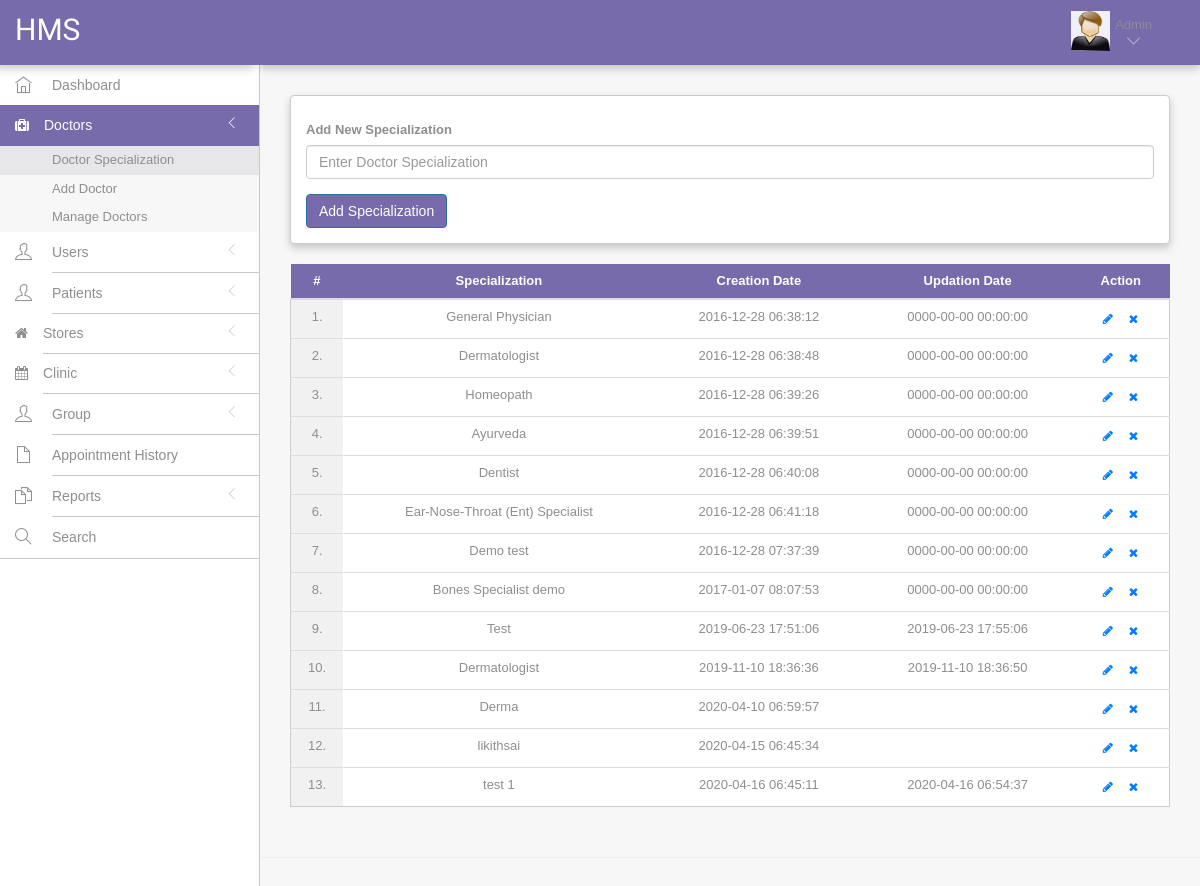
Screenshot of /hms/admin/dashboard.php?page=doctorSpecialization with the database file from the repository.
### tables this page shows
CREATE TABLE IF NOT EXISTS `doctorspecilization` (
  `id` int(11) NOT NULL AUTO_INCREMENT,
  `specilization` varchar(255) DEFAULT NULL,
  `creationDate` timestamp NULL DEFAULT CURRENT_TIMESTAMP,
  `updationDate` timestamp NULL DEFAULT NULL ON UPDATE CURRENT_TIMESTAMP,
  PRIMARY KEY (`id`)
);

### hms/admin/include/page/doctorSpecialization.php (the view, shortened to what this page needs)
<?php
    include('../../include/config.php');
?>
<div class="row">
	<div class="col-md-12">
		<div class="row">
			<div class="col-lg-12 col-md-12">
				<div class="panel panel-white no-radius box-shadow" style="border: 1px solid #ccc;">
					<div class="panel-body">
						<form role="form" name="dcotorspcl" method="post">
							<div class="form-group">
								<label for="exampleInputEmail1">Add New Specialization</label>
							    <input type="text" name="doctorspecilization" class="form-control"  placeholder="Enter Doctor Specialization">
							</div>
                            <button type="submit" name="submit" class="btn btn-o btn-primary btn-purple">Add Specialization</button>
						</form>
					</div>
				</div>
			</div>
		</div>
	</div>
</div>
<div class="row">
	<div class="col-md-12">
		<table class="table table-hover table-striped" id="sample-table-1">
			<thead>
				<tr>
					<th class="text-center" style="background: #776bab; color: white;">#</th>
				    <th class="text-center" style="background: #776bab; color: white;">Specialization</th>
				    <th class="text-center" style="background: #776bab; color: white;">Creation Date</th>
					<th class="text-center" style="background: #776bab; color: white;">Updation Date</th>
					<th class="text-center" style="background: #776bab; color: white;">Action</th>
				</tr>
			</thead>
            <tbody>
            <?php
                $sql=mysqli_query($con,"select * from doctorSpecilization");
                $cnt=1;
                while($row=mysqli_fetch_array($sql)) {
            ?>
				<tr style = "background: white !important; border: 1px solid #ccc;">
					<td class="text-center" style="background: #f1f1f1 !important;"><?php echo $cnt;?>.</td>
					<td class="text-center"><?php echo $row['specilization'];?></td>
					<td class="text-center"><?php echo $row['creationDate'];?></td>
					<td class="text-center"><?php echo $row['updationDate'];?></td>
					<td class="text-center">
						<div class="visible-md visible-lg hidden-sm hidden-xs">
							<a href="dashboard.php?page=editDoctorSpecialization&id=<?php echo $row['id'];?>" class="btn btn-transparent btn-xs" tooltip-placement="top" tooltip="Edit"><i class="fa fa-pencil"></i></a>
                            <a href="dashboard.php?page=doctorSpecialization&id=<?php echo $row['id']?>&del=delete" onClick="return confirm('Are you sure you want to delete?')"class="btn btn-transparent btn-xs tooltips" tooltip-placement="top" tooltip="Remove"><i class="fa fa-times fa fa-white"></i></a>
						</div>
                    </td>
				</tr>
                <?php
                    $cnt=$cnt+1;
                }
                ?>
			</tbody>
		</table>
	</div>
</div>

### hms/assets/css/styles.css (style rules this page uses)
html, body { height: 100%; width: 100%; }
html { font-size: 100%; }
body { color: #8e8e93; direction: ltr; overflow-x: hidden; height: 100%; font-family: Helvetica, Arial, sans-serif; font-size: 13px; padding: 0; margin: 0; background: #f7f7f8; -webkit-font-smoothing: antialiased !important; }
.btn-purple { background: #776bab !important; color: #fff !important; }
a, a:focus, a:hover, a:active { outline: 0 !important; text-decoration: none !important; cursor: pointer; }
button { outline: 0 !important; }
a { color: #007AFF; }
.box-shadow { box-shadow: 0 4px 8px 0 rgba(0,0,0,0.2) !important; }

### rows the page displays
doctorspecilization: specilization "General Physician", creationDate "2016-12-28 06:38:12", updationDate "0000-00-00 00:00:00"
doctorspecilization: specilization "Dermatologist", creationDate "2016-12-28 06:38:48", updationDate "0000-00-00 00:00:00"
doctorspecilization: specilization "Homeopath", creationDate "2016-12-28 06:39:26", updationDate "0000-00-00 00:00:00"
doctorspecilization: specilization "Ayurveda", creationDate "2016-12-28 06:39:51", updationDate "0000-00-00 00:00:00"
doctorspecilization: specilization "Dentist", creationDate "2016-12-28 06:40:08", updationDate "0000-00-00 00:00:00"
doctorspecilization: specilization "Ear-Nose-Throat (Ent) Specialist", creationDate "2016-12-28 06:41:18", updationDate "0000-00-00 00:00:00"
doctorspecilization: specilization "Demo test", creationDate "2016-12-28 07:37:39", updationDate "0000-00-00 00:00:00"
doctorspecilization: specilization "Bones Specialist demo", creationDate "2017-01-07 08:07:53", updationDate "0000-00-00 00:00:00"
doctorspecilization: specilization "Test", creationDate "2019-06-23 17:51:06", updationDate "2019-06-23 17:55:06"
doctorspecilization: specilization "Dermatologist", creationDate "2019-11-10 18:36:36", updationDate "2019-11-10 18:36:50"
doctorspecilization: specilization "Derma", creationDate "2020-04-10 06:59:57"
doctorspecilization: specilization "likithsai", creationDate "2020-04-15 06:45:34"
doctorspecilization: specilization "test 1", creationDate "2020-04-16 06:45:11", updationDate "2020-04-16 06:54:37"
